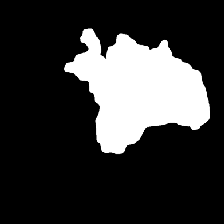
#> input picture code/see_image/target/010327-60S-010_1.png, 224 x 224 px, found by its file name; its folder holds 4 pictures in this run
$ python dice.py
#> lines starting #> are read from the running program, lines starting #| are printed output that depends on the picture; after the words box and inside, x2 and y2 are one past the last pixel; in counts of white or black regions, pixels touching at a corner belong together; pictures that were not available may be replaced by others from this repository, and a replacement may not be noted
import numpy as np
import os
import cv2
from sklearn import metrics, neighbors
from sklearn.metrics import confusion_matrix

def information_index(outputs, targets):
    eps = np.finfo(np.float64).eps
    output = outputs.flatten()
    target = targets.flatten()
    TN, FP, FN, TP = confusion_matrix(target,output).ravel()

    index_MIou =  ( TP / (TP + FP + FN + eps) + TN / (TN + FN + FP + eps) ) / 2
    mean_iou = np.mean(index_MIou)
    index_dice = 2*TP / (2*TP + FP + FN + eps)
    mean_dice = np.mean(index_dice)

    return mean_iou, mean_dice

def count_index(pre, tar):
#> called with pre = './Deeplabv3+/010327-60S-010_1.png', tar = './target/010327-60S-010_1.png'
        path_pre = pre
        path_target = tar

        target = cv2.imread(path_target, cv2.IMREAD_GRAYSCALE)
#> target is the input picture: shape (224, 224); min 0, max 255, mean 52.9
        _, tar = cv2.threshold(target, 128, 255, cv2.THRESH_BINARY)
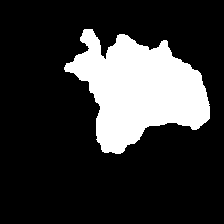
#> tar: shape (224, 224); 20.7% white; 1 white region, box (x1, y1, x2, y2) and area: (64, 29, 210, 154) 10379

        predict = cv2.imread(path_pre, cv2.IMREAD_GRAYSCALE)
        predict = cv2.resize(predict, (224, 224), interpolation=cv2.INTER_AREA)
        _, pre = cv2.threshold(predict, 128, 255, cv2.THRESH_BINARY)

        tIOU, tdice = information_index(pre,tar)
#> in information_index, `TN, FP, FN, TP = confusion_matrix(target,output).ravel()`: TN = 39797; FP = 0; TP = 10379
#> in information_index, `index_MIou =  ( TP / (TP + FP + FN + eps) + TN / (TN + FN + FP + eps) ..`: index_MIou = 1
#> tIOU = 1; tdice = 1

        return tdice

def main():
    image_path = './image'
    mask_path = './target'
    pred_path = './Deeplabv3+'
    # Unet AG-PCVNet Trans-AG-PCVNet TransUnet Deeplabv3+
    # MT PS-MT Cross_contraining Deep_cotraining
    # Dual-MT Siamese-MT
    # target
    dirs=os.listdir(image_path)
    dirs.sort()

    for file in dirs:
        m_path = os.path.join(mask_path, file)
        p_path = os.path.join(pred_path, file)

        print(m_path)
        print(p_path)

        print(f'name: {file} DSC = {count_index(p_path,m_path)}')


if __name__ == "__main__":
    main()

$ run again, on code/see_image/target/040642-56D-037_3.png
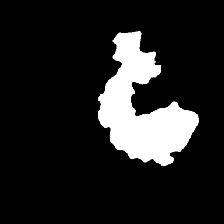
#> input picture code/see_image/target/040642-56D-037_3.png, 224 x 224 px, found by its file name
#> in count_index, target is the input picture: shape (224, 224); min 0, max 255, mean 33.6
#> in count_index, `_, tar = cv2.threshold(target, 128, 255, cv2.THRESH_BINARY)`:
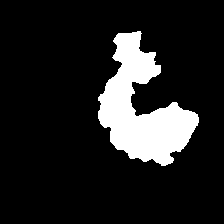
#> tar: shape (224, 224); 13.1% white; 1 white region, box (x1, y1, x2, y2) and area: (98, 31, 199, 166) 6593
#> TN = 43583; FP = 0; TP = 6593
#> index_MIou = 1

$ run again, on code/see_image/target/040642-56S-038_3.png
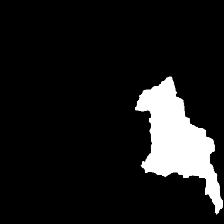
#> input picture code/see_image/target/040642-56S-038_3.png, 224 x 224 px, found by its file name
#> in count_index, target is the input picture: shape (224, 224); min 0, max 255, mean 26.2
#> in count_index, `_, tar = cv2.threshold(target, 128, 255, cv2.THRESH_BINARY)`:
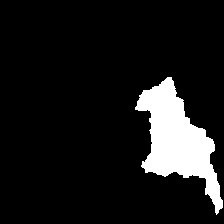
#> tar: shape (224, 224); 10.2% white; 1 white region, box (x1, y1, x2, y2) and area: (135, 77, 223, 215) 5142
#> TN = 45034; FP = 0; TP = 5142
#> index_MIou = 1

$ run again, on code/see_image/target/041283-61D-041_1.png
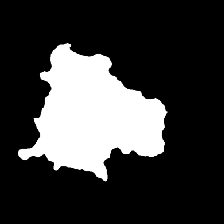
#> input picture code/see_image/target/041283-61D-041_1.png, 224 x 224 px, found by its file name
#> in count_index, target is the input picture: shape (224, 224); min 0, max 255, mean 57.8
#> in count_index, `_, tar = cv2.threshold(target, 128, 255, cv2.THRESH_BINARY)`:
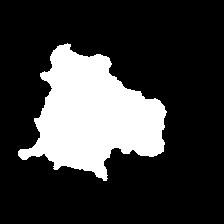
#> tar: shape (224, 224); 22.6% white; 1 white region, box (x1, y1, x2, y2) and area: (18, 43, 167, 181) 11340
#> TN = 38836; FP = 0; TP = 11340
#> index_MIou = 1
